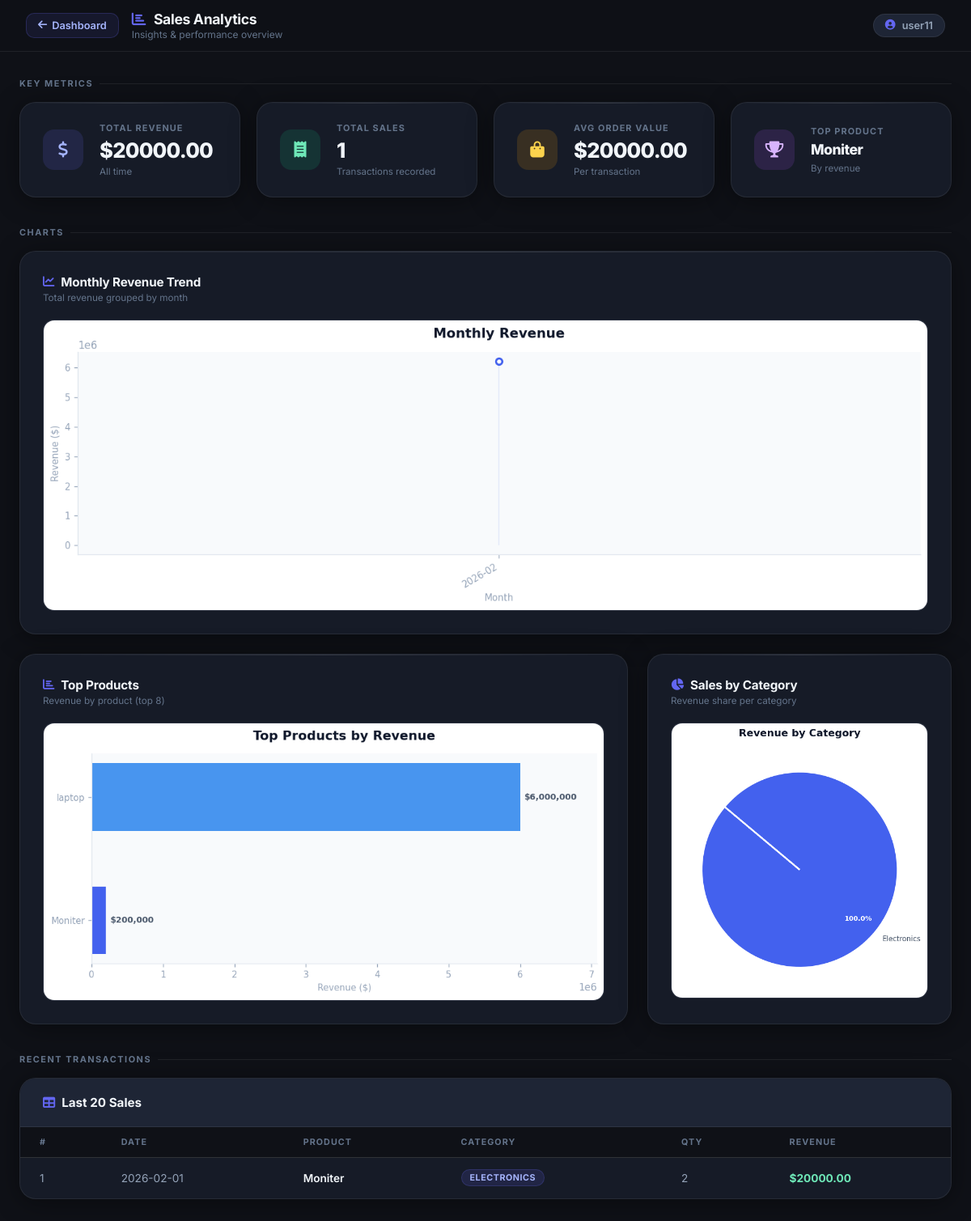
Screenshot of /analytics (signed in) with the database file from the repository.
### tables this page shows
CREATE TABLE products (
        product_id INTEGER PRIMARY KEY AUTOINCREMENT,
        product_name TEXT,
        category TEXT,
        unit_price REAL
    );

CREATE TABLE sales (
        sale_id INTEGER PRIMARY KEY AUTOINCREMENT,
        user_id INTEGER,
        order_date TEXT,
        product_id INTEGER,
        quantity INTEGER,
        total_sales REAL,
        FOREIGN KEY (user_id) REFERENCES users(user_id)
    );

### app.py (the view)
@app.route("/analytics")
def analytics():
    if "user_id" not in session:
        return redirect("/login")
    img_dir = "static/images"
    if not os.path.exists(img_dir):
        os.makedirs(img_dir)
    COLORS = ["#4361ee", "#4895ef", "#2ec4b6", "#7c3aed", "#f59e0b", "#ef4444", "#10b981", "#f97316"]
    with get_db() as conn:
        df = pd.read_sql_query("""
            SELECT s.order_date, s.quantity, s.total_sales,
                   p.product_name, p.category
            FROM sales s
            JOIN products p ON s.product_id = p.product_id
            WHERE s.user_id = ?
            ORDER BY s.order_date DESC
        """, conn, params=(session["user_id"],))
    charts = {"monthly": None, "top_products": None, "category": None}
    stats  = {"total_revenue": 0.0, "total_sales": 0, "avg_order": 0.0, "top_product": None}
    if not df.empty:
        stats["total_revenue"] = float(df["total_sales"].sum())
        stats["total_sales"]   = len(df)
        stats["avg_order"]     = float(df["total_sales"].mean())
        top = df.groupby("product_name")["total_sales"].sum().idxmax()
        stats["top_product"]   = top
        def styled_fig(w=12, h=4):
            fig, ax = plt.subplots(figsize=(w, h), dpi=120)
            ax.set_facecolor("#f8fafc")
            fig.patch.set_facecolor("white")
            ax.spines["top"].set_visible(False)
            ax.spines["right"].set_visible(False)
            ax.spines["left"].set_color("#e2e8f0")
            ax.spines["bottom"].set_color("#e2e8f0")
            ax.tick_params(colors="#94a3b8", labelsize=9)
            ax.yaxis.label.set_color("#94a3b8")
            ax.xaxis.label.set_color("#94a3b8")
            ax.title.set_color("#0f172a")
            return fig, ax
        df_m = df.copy()
        df_m["order_date"] = pd.to_datetime(df_m["order_date"])
        df_m["month"] = df_m["order_date"].dt.to_period("M")
        monthly = df_m.groupby("month")["total_sales"].sum().sort_index()
        fig, ax = styled_fig(12, 4)
        ax.plot(monthly.index.astype(str), monthly.values,
                color=COLORS[0], linewidth=2.5, marker="o",
                markersize=6, markerfacecolor="white", markeredgewidth=2)
        ax.fill_between(monthly.index.astype(str), monthly.values,
                        alpha=0.12, color=COLORS[0])
        ax.set_title("Monthly Revenue", fontsize=13, fontweight="bold", pad=14)
        ax.set_xlabel("Month", fontsize=9)
        ax.set_ylabel("Revenue ($)", fontsize=9)
        plt.xticks(rotation=30, ha="right")
        plt.tight_layout()
        path = f"{img_dir}/monthly.png"
        plt.savefig(path, bbox_inches="tight")
        plt.close()
        charts["monthly"] = path
        top_products = (df.groupby("product_name")["total_sales"]
                          .sum().nlargest(8).sort_values())
        fig, ax = styled_fig(8, max(4, len(top_products) * 0.65))
        bars = ax.barh(top_products.index, top_products.values,
                       color=COLORS[:len(top_products)], height=0.55)
        for bar, val in zip(bars, top_products.values):
            ax.text(bar.get_width() + top_products.values.max() * 0.01,
                    bar.get_y() + bar.get_height() / 2,
                    f"${val:,.0f}", va="center", fontsize=8.5,
                    color="#475569", fontweight="600")
        ax.set_title("Top Products by Revenue", fontsize=13, fontweight="bold", pad=14)
        ax.set_xlabel("Revenue ($)", fontsize=9)
        ax.set_xlim(0, top_products.values.max() * 1.18)
        plt.tight_layout()
        path = f"{img_dir}/top_products.png"
        plt.savefig(path, bbox_inches="tight")
        plt.close()
        charts["top_products"] = path
        by_cat = df.groupby("category")["total_sales"].sum()
        fig, ax = styled_fig(7, 5)
        wedges, texts, autotexts = ax.pie(
            by_cat.values,
            labels=by_cat.index,
            autopct="%1.1f%%",
            startangle=140,
            colors=COLORS[:len(by_cat)],
            pctdistance=0.78,
            wedgeprops=dict(linewidth=2, edgecolor="white")
        )
        for t in texts:     t.set_fontsize(9);  t.set_color("#475569")
        for t in autotexts: t.set_fontsize(8.5); t.set_color("white"); t.set_fontweight("700")
        ax.set_title("Revenue by Category", fontsize=13, fontweight="bold", pad=14)
        plt.tight_layout()
        path = f"{img_dir}/category.png"
        plt.savefig(path, bbox_inches="tight")
        plt.close()
        charts["category"] = path
    recent_sales = df.head(20).to_dict(orient="records") if not df.empty else []
    return render_template("analytics.html",
                           stats=stats,
                           charts=charts,
                           recent_sales=recent_sales)

### app.py (called while the page is built)
def get_db():
    return sqlite3.connect("database.db")

### templates/analytics.html (shortened to what this page needs)
<!DOCTYPE html>
<html lang="en">
<head>
    <link rel="stylesheet" href="/static/analytics.css">
    <link rel="stylesheet" href="https://cdnjs.cloudflare.com/ajax/libs/font-awesome/6.0.0/css/all.min.css">
</head>
<body>
    <header class="top-bar">
        <div class="header-content">
            <div class="header-left">
                <a href="/" class="back-btn">
                    <i class="fas fa-arrow-left"></i> Dashboard
                </a>
                <div class="header-title">
                    <h1><i class="fas fa-chart-bar"></i> Sales Analytics</h1>
                    <p>Insights & performance overview</p>
                </div>
            </div>
            <div class="user-chip">
                <i class="fas fa-user-circle"></i>
                {{ session["username"] }}
            </div>
        </div>
    </header>
    <main class="page-body">
        <p class="section-label">Key Metrics</p>
        <div class="stats-grid">
            <div class="stat-card blue">
                <div class="stat-icon"><i class="fas fa-dollar-sign"></i></div>
                <div class="stat-info">
                    <div class="stat-label">Total Revenue</div>
                    <div class="stat-value">${{ "%.2f"|format(stats.total_revenue) }}</div>
                    <div class="stat-sub">All time</div>
                </div>
            </div>
            <div class="stat-card teal">
                <div class="stat-icon"><i class="fas fa-receipt"></i></div>
                <div class="stat-info">
                    <div class="stat-label">Total Sales</div>
                    <div class="stat-value">{{ stats.total_sales }}</div>
                    <div class="stat-sub">Transactions recorded</div>
                </div>
            </div>
            <div class="stat-card amber">
                <div class="stat-icon"><i class="fas fa-shopping-bag"></i></div>
                <div class="stat-info">
                    <div class="stat-label">Avg Order Value</div>
                    <div class="stat-value">${{ "%.2f"|format(stats.avg_order) }}</div>
                    <div class="stat-sub">Per transaction</div>
                </div>
            </div>
            <div class="stat-card purple">
                <div class="stat-icon"><i class="fas fa-trophy"></i></div>
                <div class="stat-info">
                    <div class="stat-label">Top Product</div>
                    <div class="stat-value" style="font-size:1.1rem; line-height:1.3">
                        {{ stats.top_product or "—" }}
                    </div>
                    <div class="stat-sub">By revenue</div>
                </div>
            </div>
        </div>
        <p class="section-label">Charts</p>
        <div class="charts-grid">
            <div class="chart-card chart-card-full">
                <div class="chart-card-header">
                    <div>
                        <h3><i class="fas fa-chart-line"></i> Monthly Revenue Trend</h3>
                        <p>Total revenue grouped by month</p>
                    </div>
                </div>
                <div class="chart-img-wrap">
                    {% if charts.monthly %}
                    <img src="/{{ charts.monthly }}" alt="Monthly Revenue Chart">
                    {% else %}
                    <div class="empty-chart">
                        <i class="fas fa-chart-line"></i>
                        No sales data yet. Start recording sales to see trends.
                    </div>
                    {% endif %}
                </div>
            </div>
            <div class="chart-card">
                <div class="chart-card-header">
                    <div>
                        <h3><i class="fas fa-bar-chart"></i> Top Products</h3>
                        <p>Revenue by product (top 8)</p>
                    </div>
                </div>
                <div class="chart-img-wrap">
                    {% if charts.top_products %}
                    <img src="/{{ charts.top_products }}" alt="Top Products Chart">
                    {% else %}
                    <div class="empty-chart">
                        <i class="fas fa-box"></i>
                        No product data yet.
                    </div>
                    {% endif %}
                </div>
            </div>
            <div class="chart-card">
                <div class="chart-card-header">
                    <div>
                        <h3><i class="fas fa-chart-pie"></i> Sales by Category</h3>
                        <p>Revenue share per category</p>
                    </div>
                </div>
                <div class="chart-img-wrap">
                    {% if charts.category %}
                    <img src="/{{ charts.category }}" alt="Category Breakdown Chart">
                    {% else %}
                    <div class="empty-chart">
                        <i class="fas fa-tags"></i>
                        No category data yet.
                    </div>
                    {% endif %}
                </div>
            </div>
        </div>
        <p class="section-label">Recent Transactions</p>
        <div class="table-card">
            <div class="table-header">
                <h3><i class="fas fa-table"></i> Last 20 Sales</h3>
            </div>
            <div class="table-wrap">
                {% if recent_sales %}
                <table>
                    <thead>
                        <tr>
                            <th>#</th>
                            <th>Date</th>
                            <th>Product</th>
                            <th>Category</th>
                            <th>Qty</th>
                            <th>Revenue</th>
                        </tr>
                    </thead>
                    <tbody>
                        {% for row in recent_sales %}
                        <tr>
                            <td>{{ loop.index }}</td>
                            <td>{{ row.order_date }}</td>
                            <td class="td-product">{{ row.product_name }}</td>
                            <td><span class="badge badge-blue">{{ row.category }}</span></td>
                            <td>{{ row.quantity }}</td>
                            <td class="td-revenue">${{ "%.2f"|format(row.total_sales) }}</td>
                        </tr>
                        {% endfor %}
                    </tbody>
                </table>
                {% else %}
                <div class="empty-table">
                    <i class="fas fa-inbox"></i>
                    No sales recorded yet.
                </div>
                {% endif %}
            </div>
        </div>
    </main>
</body>
</html>

### rows the page displays
products: product_name "Moniter"
sales: order_date "2026-02-01", product_name "Moniter", category "ELECTRONICS", quantity "2", total_sales "20000.00"

### other values shown
{{ session["username"] }} "user11"
{{ "%.2f"|format(stats.total_revenue) }} "20000.00"
{{ stats.total_sales }} "1"
{{ "%.2f"|format(stats.avg_order) }} "20000.00"
